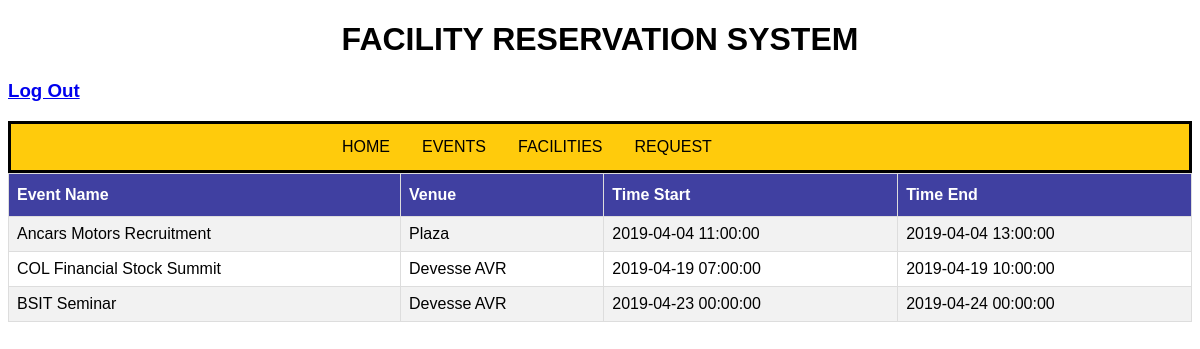
Screenshot of /php/event_page_office.php (signed in) with the database file from the repository.
### tables this page shows
CREATE TABLE `reservation` (
  `resID` int(100) NOT NULL,
  `user_ID` int(11) NOT NULL,
  `title` varchar(255) NOT NULL,
  `Venue` varchar(100) NOT NULL,
  `start_event` datetime NOT NULL,
  `end_event` datetime NOT NULL,
  `status` varchar(100) NOT NULL DEFAULT 'Pending'
);

### php/event_page_office.php (the view, shortened to what this page needs)
<?php
  include('session.php');
?>
<!DOCTYPE html>
<html>
<head>
  <link rel="stylesheet" href="../stylesheet/style.css">
  <h1>FACILITY RESERVATION SYSTEM</h1>
  <h3><a href="logout.php" class="signup">Log Out</a></h3>
</head>
<body>
  <ul class="menu">
    <li class="home"><a href="../pages/office/home_office.php" class="home">HOME</a></li>
    <li class="events"><a href="event_page_office.php" class="events">EVENTS</a></li>
    <li class="faci"><a href="list_facilities_office.php" class="faci">FACILITIES</a></li>
    <li class="req"><a href="list_of_requests_office.php" class="req">REQUEST</a></li>
  </ul>
  <table id="customers">
      <tr>
        <th>Event Name</th>
        <th>Venue</th>
        <th>Time Start</th>
        <th>Time End</th>
      </tr>
  <?php
    $sql = "SELECT * FROM reservation WHERE status LIKE 'Approved'";
    $result = $conn-> query($sql);
    if ($result-> num_rows > 0){
      while ($row = $result-> fetch_assoc()){
        echo "<tr>
            <td>" . $row["title"] . "</td>
            <td>" . $row["Venue"] . "</td>
            <td>"  . $row["start_event"] . "</td>
            <td>" . $row["end_event"] . "</td>
            </tr>";
      }
      echo "</table>";
    }else{
      echo "0 result";
    }
  ?>
  </body>
  </html>

### stylesheet/style.css (style rules this page uses)
h1 { text-align: center; }
ul.menu { list-style-type: none; margin: 0px; padding: 0; overflow: hidden; background-color:#ffcb0c; border-style: solid; }
li.home { float: left; margin-right: -450px; margin-left: 315px; }
li.events { float: left; margin-right: -450px; margin-left: 395px; }
li.faci { float: left; margin-right: -450px; margin-left: 450px; }
li.req { float: left; margin-right: -450px; margin-left: 450px; }
li a.home { display: block; color: black; text-align: center; padding: 14px 16px; text-decoration: none; font-style: bold; }
li a.events { display: block; color: black; text-align: center; padding: 14px 16px; text-decoration: none; font-style: bold; }
li a.faci { display: block; color: black; text-align: center; padding: 14px 16px; text-decoration: none; font-style: bold; }
li a.req { display: block; color: black; text-align: center; padding: 14px 16px; text-decoration: none; font-style: bold; }
body { font-family: Arial, Helvetica, sans-serif; }
#customers { font-family: "Trebuchet MS", Arial, Helvetica, sans-serif; border-collapse: collapse; width: 100%; }
#customers td, #customers th { border: 1px solid #ddd; padding: 8px; }
#customers tr:nth-child(even) { background-color: #f2f2f2; }
#customers th { padding-top: 12px; padding-bottom: 12px; text-align: left; background-color: #4040a1; color: white; }

### rows the page displays
reservation: title "Ancars Motors Recruitment", Venue "Plaza", start_event "2019-04-04 11:00:00", end_event "2019-04-04 13:00:00"
reservation: title "COL Financial Stock Summit", Venue "Devesse AVR", start_event "2019-04-19 07:00:00", end_event "2019-04-19 10:00:00"
reservation: title "BSIT Seminar", Venue "Devesse AVR", start_event "2019-04-23 00:00:00", end_event "2019-04-24 00:00:00"
